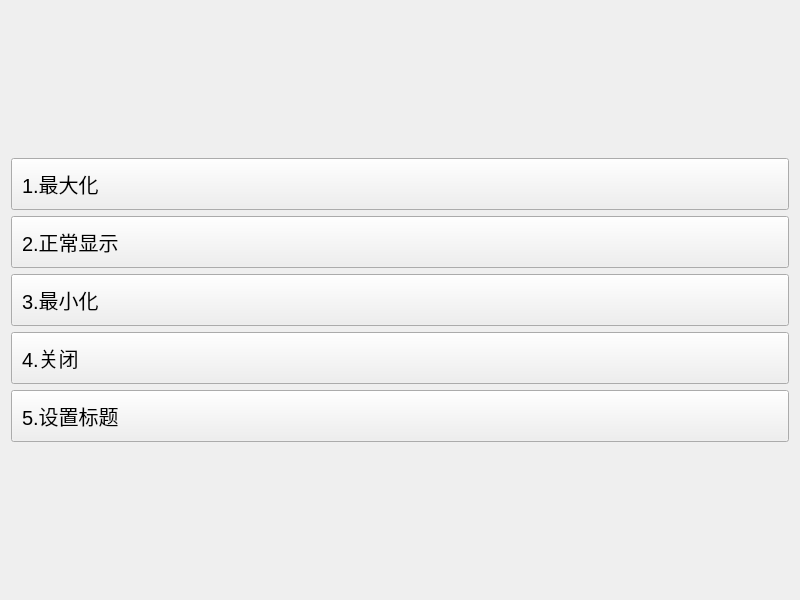
<?xml version="1.0" encoding="UTF-8"?>
<ui version="4.0">
 <class>Widget</class>
 <widget class="QWidget" name="Widget">
  <property name="geometry">
   <rect>
    <x>0</x>
    <y>0</y>
    <width>800</width>
    <height>600</height>
   </rect>
  </property>
  <property name="windowTitle">
   <string>Widget</string>
  </property>
  <property name="styleSheet">
   <string notr="true">QPushButton {
    text-align: left;
    font-size: 20px;
    padding: 10px;
}</string>
  </property>
  <layout class="QVBoxLayout" name="verticalLayout">
   <item>
    <spacer name="verticalSpacer">
     <property name="orientation">
      <enum>Qt::Orientation::Vertical</enum>
     </property>
     <property name="sizeHint" stdset="0">
      <size>
       <width>20</width>
       <height>40</height>
      </size>
     </property>
    </spacer>
   </item>
   <item>
    <widget class="QPushButton" name="btnMax">
     <property name="text">
      <string>1.最大化</string>
     </property>
    </widget>
   </item>
   <item>
    <widget class="QPushButton" name="pushButton">
     <property name="text">
      <string>2.正常显示</string>
     </property>
    </widget>
   </item>
   <item>
    <widget class="QPushButton" name="pushButton_2">
     <property name="text">
      <string>3.最小化</string>
     </property>
    </widget>
   </item>
   <item>
    <widget class="QPushButton" name="pushButton_3">
     <property name="text">
      <string>4.关闭</string>
     </property>
    </widget>
   </item>
   <item>
    <widget class="QPushButton" name="btnTitle">
     <property name="text">
      <string>5.设置标题</string>
     </property>
    </widget>
   </item>
   <item>
    <spacer name="verticalSpacer_2">
     <property name="orientation">
      <enum>Qt::Orientation::Vertical</enum>
     </property>
     <property name="sizeHint" stdset="0">
      <size>
       <width>20</width>
       <height>40</height>
      </size>
     </property>
    </spacer>
   </item>
  </layout>
 </widget>
 <resources/>
 <connections>
  <connection>
   <sender>pushButton_3</sender>
   <signal>clicked()</signal>
   <receiver>Widget</receiver>
   <slot>close()</slot>
   <hints>
    <hint type="sourcelabel">
     <x>399</x>
     <y>354</y>
    </hint>
    <hint type="destinationlabel">
     <x>399</x>
     <y>299</y>
    </hint>
   </hints>
  </connection>
 </connections>
</ui>
